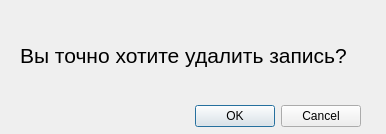
<?xml version="1.0" encoding="UTF-8"?>
<ui version="4.0">
 <class>Dialog</class>
 <widget class="QDialog" name="Dialog">
  <property name="geometry">
   <rect>
    <x>0</x>
    <y>0</y>
    <width>386</width>
    <height>134</height>
   </rect>
  </property>
  <property name="windowTitle">
   <string>Dialog</string>
  </property>
  <widget class="QDialogButtonBox" name="buttonBox">
   <property name="geometry">
    <rect>
     <x>20</x>
     <y>100</y>
     <width>341</width>
     <height>32</height>
    </rect>
   </property>
   <property name="orientation">
    <enum>Qt::Horizontal</enum>
   </property>
   <property name="standardButtons">
    <set>QDialogButtonBox::Cancel|QDialogButtonBox::Ok</set>
   </property>
  </widget>
  <widget class="QLabel" name="label">
   <property name="geometry">
    <rect>
     <x>20</x>
     <y>10</y>
     <width>331</width>
     <height>91</height>
    </rect>
   </property>
   <property name="font">
    <font>
     <family>Segoe UI</family>
     <pointsize>16</pointsize>
    </font>
   </property>
   <property name="text">
    <string>Вы точно хотите удалить запись?</string>
   </property>
  </widget>
 </widget>
 <resources/>
 <connections>
  <connection>
   <sender>buttonBox</sender>
   <signal>accepted()</signal>
   <receiver>Dialog</receiver>
   <slot>accept()</slot>
   <hints>
    <hint type="sourcelabel">
     <x>248</x>
     <y>254</y>
    </hint>
    <hint type="destinationlabel">
     <x>157</x>
     <y>274</y>
    </hint>
   </hints>
  </connection>
  <connection>
   <sender>buttonBox</sender>
   <signal>rejected()</signal>
   <receiver>Dialog</receiver>
   <slot>reject()</slot>
   <hints>
    <hint type="sourcelabel">
     <x>316</x>
     <y>260</y>
    </hint>
    <hint type="destinationlabel">
     <x>286</x>
     <y>274</y>
    </hint>
   </hints>
  </connection>
 </connections>
</ui>
